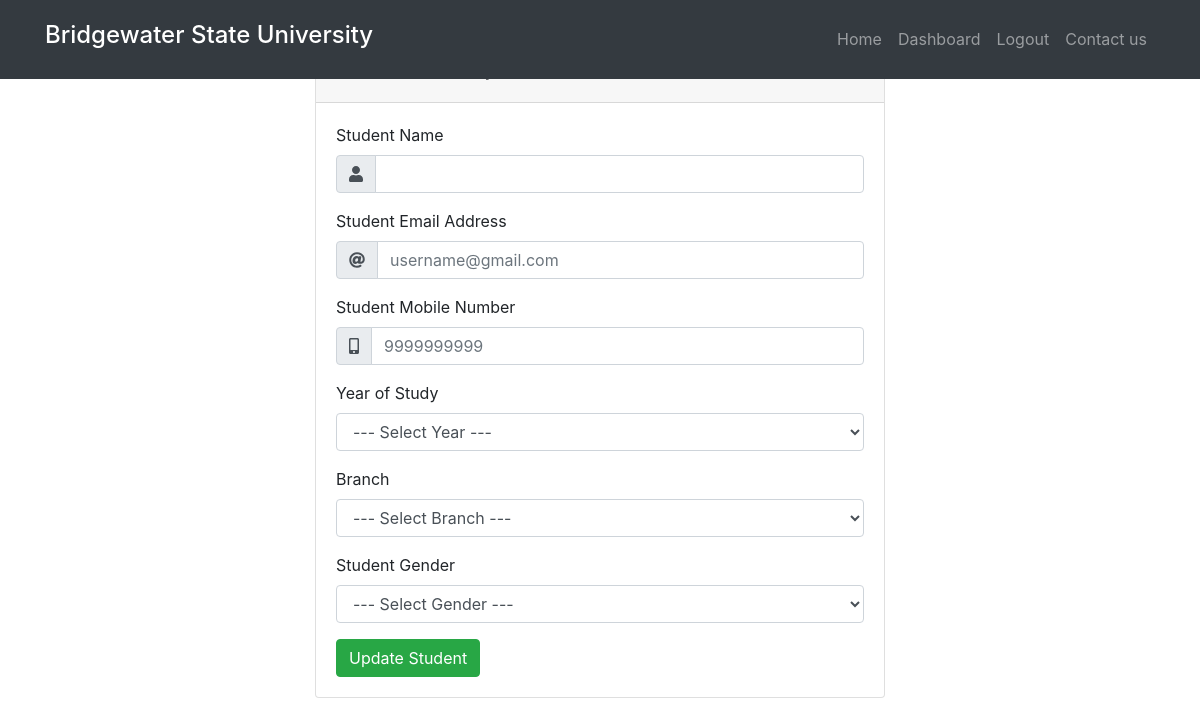
Before: /edit_student/edit/2/ (signed in) with the older database file.
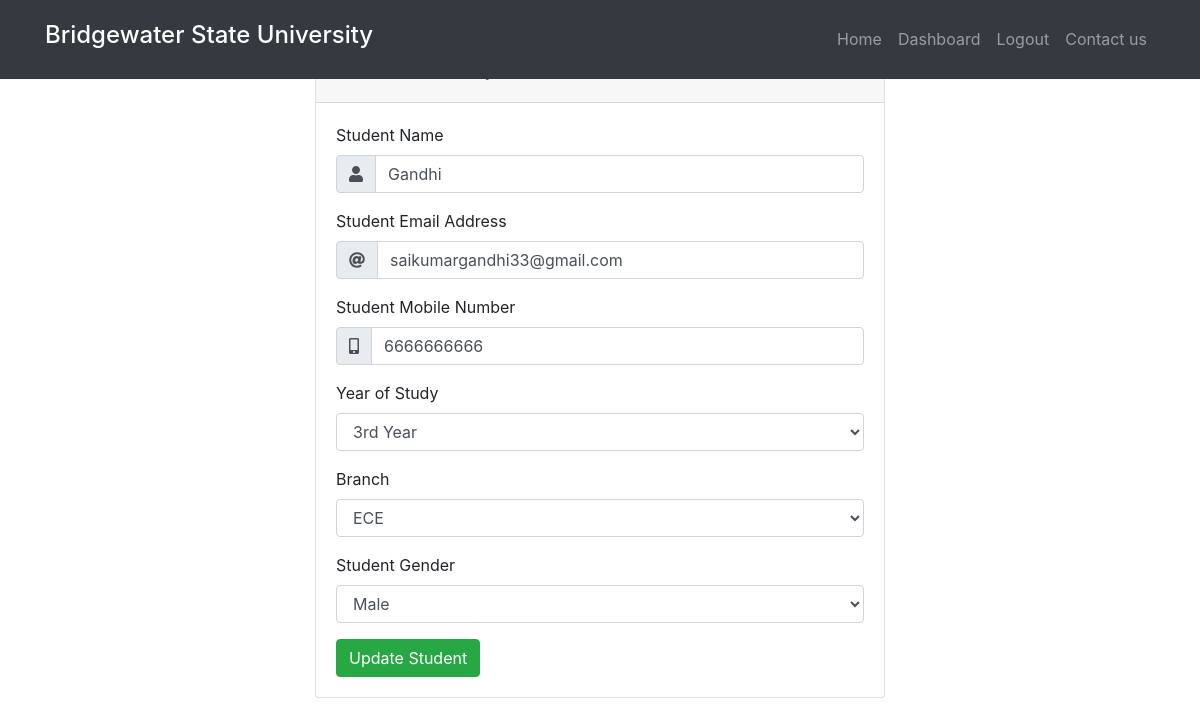
After: the same page with the newer database file.
### tables this page shows
CREATE TABLE users (id INTEGER PRIMARY KEY AUTOINCREMENT, name TEXT, mail TEXT, gender TEXT, pwd TEXT, mobile TEXT, role INTEGER, year TEXT, branch TEXT, resetpassword TEXT);

### app.py (the view)
@ app.route("/edit_student/<action>/<student_id>/", methods=['GET'])
def edit_student(action, student_id):
    title = "Edit Students"
    student_data = []
    redirect_url = "edit_student.html"
    try:
        with sqlite3.connect("database.db") as con:
            cur = con.cursor()
            userid = session["userid"]
            if(action == "delete"):
                cur.execute(
                    "delete from users where id!=? and id=?", (userid, student_id))
                msg = "Student record deleted successfully"
            elif(action == "edit"):
                cur.execute(
                    "select * from users where id!=? and id=?", (userid, student_id))
                student_data = cur.fetchone()
                msg = "Editing Trip"
                redirect_url = "updating_student.html"
            con.commit()
    except:
        con.rollback()
        msg = "Unable to perform operation"
    finally:
        data = {
            "title": title,
            "msg": msg,
            "student_data": student_data
        }
        print(data)
        return render_template(redirect_url, data=data)
        con.close()

### templates/updating_student.html (shortened to what this page needs)
{% extends "base.html" %}
{% block content %}
<div class="container pt-3 pb-3 mb-3 col-sm-6">
    <div class="card">
        <div class="card-header">
            <h4 class="text-center">Update Student Record</h4>
        </div>
        <div class="card-body">
            <form action="{{url_for('update_student')}}" method="post">
                <div class="form-group">
                    <label for="username">Student Name</label>
                    <div class="input-group mb-3">
                        <div class="input-group-prepend"> <span class="input-group-text"><i class="fas fa-user"
                                    aria-hidden="true"></i></span> </div>
                        <input name="username" value="{{data['student_data'][1]}}" autocomplete="off"
                            class="form-control" type="text" id="username" required>
                    </div>
                </div>
                <div class="form-group">
                    <label for="signmail">Student Email Address</label>
                    <div class="input-group mb-3">
                        <div class="input-group-prepend"> <span class="input-group-text"><i class="fas fa-at"
                                    aria-hidden="true"></i></span> </div>
                        <input name="signmail" autocomplete="off" class="form-control" placeholder="username@gmail.com"
                            type="email" value="{{data['student_data'][2]}}" id="signmail" required>
                    </div>
                </div>
                <div class="form-group">
                    <label for="mobile">Student Mobile Number</label>
                    <div class="input-group mb-3">
                        <div class="input-group-prepend"> <span class="input-group-text"><i class="fas fa-mobile-alt"
                                    aria-hidden="true"></i></span> </div>
                        <input name="mobile" autocomplete="off" class="form-control" placeholder="9999999999"
                            pattern="[0-9]{10}" value="{{data['student_data'][5]}}" maxlength="10" type="tel"
                            id="mobile" required>
                    </div>
                </div>
                <div class="form-group">
                    <label for="year">Year of Study</label>
                    <select class="form-control" id="year" name="year" required>
                        <option value=""> --- Select Year --- </option>
                        <option value="3rd Year">3rd Year</option>
                    </select>
                </div>
                <div class="form-group">
                    <label for="branch">Branch</label>
                    <select class="form-control" id="branch" name="branch" required>
                        <option value=""> --- Select Branch --- </option>
                        <option value="ECE">ECE</option>
                    </select>
                </div>
                <div class="form-group">
                    <label for="gender">Student Gender </label>
                    <select class="form-control" id="gender" name="gender" required>
                        <option value=""> --- Select Gender --- </option>
                        <option value="male">Male</option>
                    </select>
                </div>
                <button type="submit" id="myBtn" class="btn btn-success">Update Student</button>
            </form>
        </div>
    </div>
</div>
{% endblock %}

### templates/base.html (shortened to what this page needs)
<!DOCTYPE html>
<html lang="en">
<head>
   <link rel="stylesheet" href="https://maxcdn.bootstrapcdn.com/bootstrap/4.5.2/css/bootstrap.min.css">
   <link rel="stylesheet" href="https://unpkg.com/leaflet@1.7.1/dist/leaflet.css"
 />
</head>
<body id="page-top">
   <nav class="navbar navbar-expand-lg navbar-dark bg-dark fixed-top py-3" id="mainNav1">
      <div class="container">
         <a class="navbar-brand" href="/">
            <h4>Bridgewater State University</h4>
         </a>
         <div class="collapse navbar-collapse" id="navbarResponsive">
            <ul class="navbar-nav ml-auto my-2 my-lg-0">
               <li class="nav-item"><a class="nav-link " href="{{url_for('index')}}">Home</a></li>
               {% if session["userid"] and session["role"]==0 %}
               <li class="nav-item"><a class="nav-link " href="{{url_for('dashboard')}}">Dashboard</a></li>
               <li class="nav-item"><a class="nav-link " href="{{url_for('logout')}}">Logout</a></li>
               {% elif session["userid"] and session["role"]== 1 %}
               <li class="nav-item"><a class="nav-link " href="{{url_for('stu_dashboard')}}">Dashboard</a></li>
               <li class="nav-item"><a class="nav-link " href="{{url_for('logout')}}">Logout</a></li>
               {% else %}
               <li class="nav-item"><a class="nav-link " href="#!" data-backdrop="static" data-toggle="modal"
                     data-target="#loginmodal">Login</a></li>
               {% endif %}
               <li class="nav-item"><a class="nav-link " href="{{url_for('contactus')}}">Contact us</a></li>
            </ul>
         </div>
      </div>
   </nav>
   <br>
   {% block content %}
   {% endblock %}
</body>
</html>

Changed rows visible on the page:
added users: username "Gandhi", signmail "saikumargandhi33@gmail.com", mobile "6666666666"
Other visible differences:
form field year: "--- Select Year ---" → "3rd Year"
form field branch: "--- Select Branch ---" → "ECE"
form field gender: "--- Select Gender ---" → "Male"
